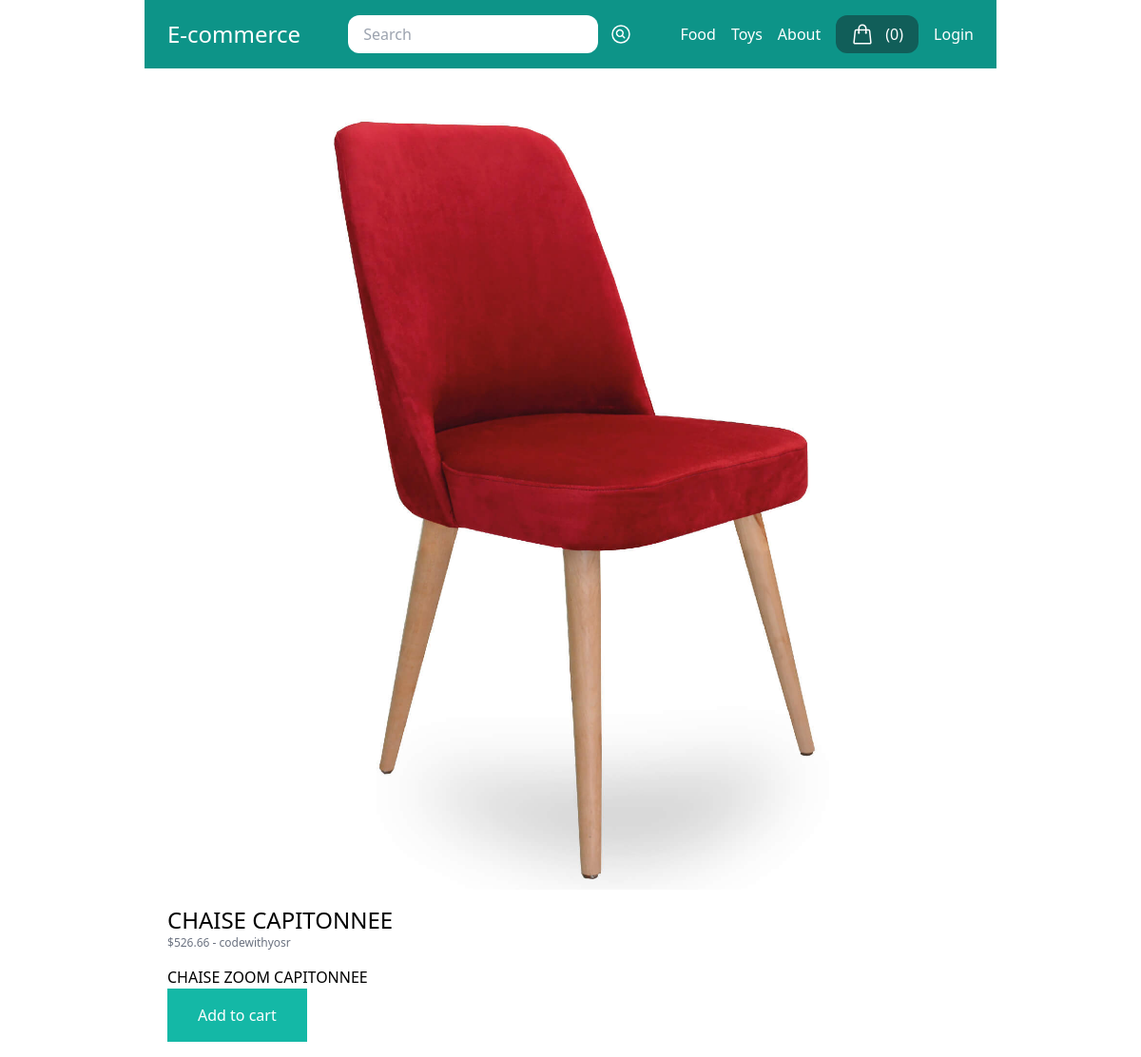
The page /chaise-zoom-capitonnee/chaise-zoom-capitonnee/ on the database as committed earlier.
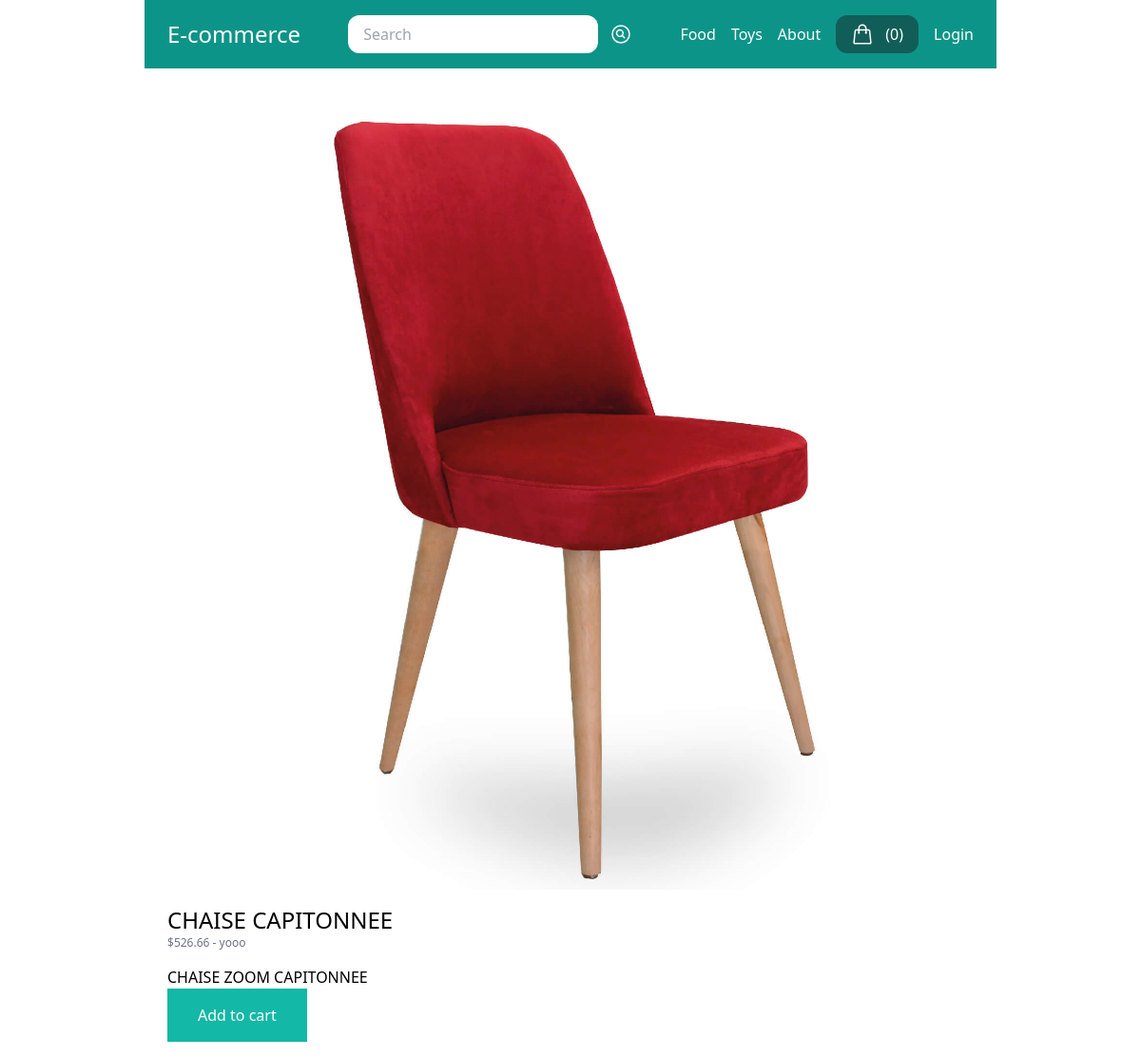
The same page on the database as committed later.
### store/models.py (models this page shows, shortened)
class Product(models.Model):
    DRAFT = "draft"
    WAITING_APPROVAL = "waitingapproval"
    ACTIVE = "active"
    DELETED = "deleted"
    STATUS_CHOICES = (
        (DRAFT, "Draft"),
        (WAITING_APPROVAL, "Waiting Approval"),
        (ACTIVE, "Active"),
        (DELETED, "Deleted"),
    )
    user = models.ForeignKey(User, related_name="products", on_delete=models.CASCADE)
    category = models.ForeignKey(
        Category, related_name="products", on_delete=models.CASCADE
    )
    title = models.CharField(max_length=50)
    slug = models.SlugField(max_length=50)
    description = models.TextField(blank=True)
    price = models.IntegerField()
    image = models.ImageField(
        upload_to="uploads/product_images",
        blank=True,
        null=True,
    )
    thumbnail = models.ImageField(
        upload_to="uploads/product_images/thumbnail",
        blank=True,
        null=True,
    )
    created_at = models.DateTimeField(auto_now_add=True)
    updated_at = models.DateTimeField(auto_now=True)
    status = models.CharField(max_length=50, choices=STATUS_CHOICES, default=ACTIVE)
    class Meta:
        ordering = ("-created_at",)
    def get_display_price(self):
        return self.price / 100

### store/views.py (the view)
def product_detail(request, category_slug, slug):
    product = get_object_or_404(Product, slug=slug, status=Product.ACTIVE)
    return render(request, "store/product_detail.html", {"product": product})

### store/cart.py (called while the page is built)
    def __len__(self):
        return sum(item["quantity"] for item in self.cart.values())

### store/context_processors.py (called while the page is built)
def cart(request):
    return {
        "cart": Cart(request),
    }

### store/templatetags/menu.py (called while the page is built)
@register.inclusion_tag("core/menu.html")
def menu():
    categories = Category.objects.all()
    return {'categories': categories}

### store/templates/store/product_detail.html (shortened to what this page needs)
{% extends 'core/base.html' %}
{% block content %}
  {% if product.image %}
    <div class="image mb-4">
      <img src="{{ product.image.url }}" alt="Image of {{ product.title }}" />
    </div>
  {% endif %}
  <h1 class="text-2xl">{{ product.title }}</h1>
  <p class="text-xs text-gray-500">
    ${{ product.get_display_price }}
    -
    <a href="{% url 'vendor_detail' product.user.id  %}">{% firstof product.user.get_full_name product.user.username %}</a>
  </p>
  {% if product.description %}
    <p class="mt-4">{{ product.description }}</p>
  {% endif %}
  <a href="{% url 'add_to_cart' product.id  %}" class="inline-block px-8 py-4 bg-teal-500 text-white">Add to cart</a>
{% endblock %}

Rows that differ between the two databases and show on the page:
changed Product "CHAISE CAPITONNEE": user.username "codewithyosr" → "yooo"
